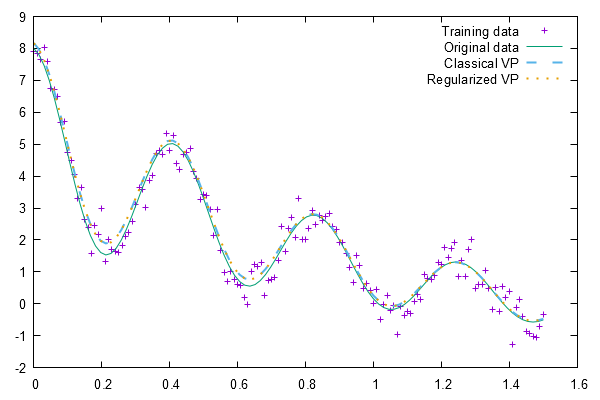

gnuplot code for this plot:
set terminal pngcairo  transparent enhanced font "arial,10" fontscale 1.0 size 600, 400 
set output 'ComplexExponential.png'
set datafile separator tab
plot 'ComplexExponential.dat' using 1:2 t "Training data", \
     'ComplexExponential.dat' using 1:3 t "Original data" smooth csplines dashtype solid, \
	 'ComplexExponential.dat' using 1:4 t "Classical VP" smooth csplines dashtype 2 linewidth 2, \
	 'ComplexExponential.dat' using 1:5 t "Regularized VP" smooth csplines dashtype 3 linewidth 2